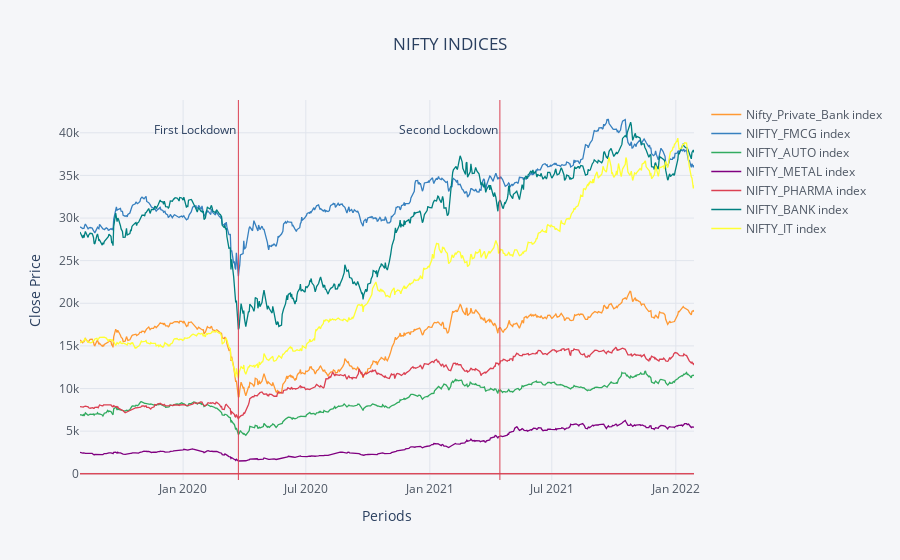

Notebook source saved alongside this figure:
### Code cell
fig = indices_df.iplot(asFigure=True,hline=[0,4], vline=['2020-03-23','2021-04-15'], )

fig.update_layout(title='NIFTY INDICES',title_x=0.5,
                  yaxis_title='Close Price',
                  xaxis_title='Periods',
                  annotations=[dict(x='2020-03-23', y=0.95, xref='x', yref='paper',
                    showarrow=False, xanchor='right', text='First Lockdown'),
                              dict(x='2021-04-15', y=0.95, xref='x', yref='paper',
                    showarrow=False, xanchor='right', text='Second Lockdown')],
)
fig.show()

### Figure 1 — Plotly figure (JSON) as saved in the notebook; plotly's stock layout.template omitted (floating-point values rounded to 4 significant figures; data arrays with more than 128 entries replaced by an {"elided": "..."} marker saying what was removed)
{"data": [{"line": {"color": "rgba(255, 153, 51, 1.0)", "dash": "solid", "shape": "linear", "width": 1.3}, "mode": "lines", "name": "Nifty_Private_Bank index", "text": "", "type": "scatter", "x": {"elided": "619 str values"}, "y": {"elided": "619 float values"}}, {"line": {"color": "rgba(55, 128, 191, 1.0)", "dash": "solid", "shape": "linear", "width": 1.3}, "mode": "lines", "name": "NIFTY_FMCG index", "text": "", "type": "scatter", "x": {"elided": "619 str values"}, "y": {"elided": "619 float values"}}, {"line": {"color": "rgba(50, 171, 96, 1.0)", "dash": "solid", "shape": "linear", "width": 1.3}, "mode": "lines", "name": "NIFTY_AUTO index", "text": "", "type": "scatter", "x": {"elided": "619 str values"}, "y": {"elided": "619 float values"}}, {"line": {"color": "rgba(128, 0, 128, 1.0)", "dash": "solid", "shape": "linear", "width": 1.3}, "mode": "lines", "name": "NIFTY_METAL index", "text": "", "type": "scatter", "x": {"elided": "619 str values"}, "y": {"elided": "619 float values"}}, {"line": {"color": "rgba(219, 64, 82, 1.0)", "dash": "solid", "shape": "linear", "width": 1.3}, "mode": "lines", "name": "NIFTY_PHARMA index", "text": "", "type": "scatter", "x": {"elided": "619 str values"}, "y": {"elided": "619 float values"}}, {"line": {"color": "rgba(0, 128, 128, 1.0)", "dash": "solid", "shape": "linear", "width": 1.3}, "mode": "lines", "name": "NIFTY_BANK index", "text": "", "type": "scatter", "x": {"elided": "619 str values"}, "y": {"elided": "619 float values"}}, {"line": {"color": "rgba(255, 255, 51, 1.0)", "dash": "solid", "shape": "linear", "width": 1.3}, "mode": "lines", "name": "NIFTY_IT index", "text": "", "type": "scatter", "x": {"elided": "619 str values"}, "y": {"elided": "619 float values"}}], "layout": {"annotations": [{"showarrow": false, "text": "First Lockdown", "x": "2020-03-23", "xanchor": "right", "xref": "x", "y": 0.95, "yref": "paper"}, {"showarrow": false, "text": "Second Lockdown", "x": "2021-04-15", "xanchor": "right", "xref": "x", "y": 0.95, "yref": "paper"}], "legend": {"bgcolor": "#F5F6F9", "font": {"color": "#4D5663"}}, "paper_bgcolor": "#F5F6F9", "plot_bgcolor": "#F5F6F9", "shapes": [{"line": {"color": "#db4052", "dash": "solid", "width": 1}, "type": "line", "x0": 0, "x1": 1, "xref": "paper", "y0": 0, "y1": 0, "yref": "y"}, {"line": {"color": "#db4052", "dash": "solid", "width": 1}, "type": "line", "x0": 0, "x1": 1, "xref": "paper", "y0": 4, "y1": 4, "yref": "y"}, {"line": {"color": "#db4052", "dash": "solid", "width": 1}, "type": "line", "x0": "2020-03-23", "x1": "2020-03-23", "xref": "x", "y0": 0, "y1": 1, "yref": "paper"}, {"line": {"color": "#db4052", "dash": "solid", "width": 1}, "type": "line", "x0": "2021-04-15", "x1": "2021-04-15", "xref": "x", "y0": 0, "y1": 1, "yref": "paper"}], "title": {"text": "NIFTY INDICES", "x": 0.5}, "xaxis": {"gridcolor": "#E1E5ED", "showgrid": true, "tickfont": {"color": "#4D5663"}, "title": {"text": "Periods"}, "zerolinecolor": "#E1E5ED"}, "yaxis": {"gridcolor": "#E1E5ED", "showgrid": true, "tickfont": {"color": "#4D5663"}, "title": {"text": "Close Price"}, "zerolinecolor": "#E1E5ED"}}}
